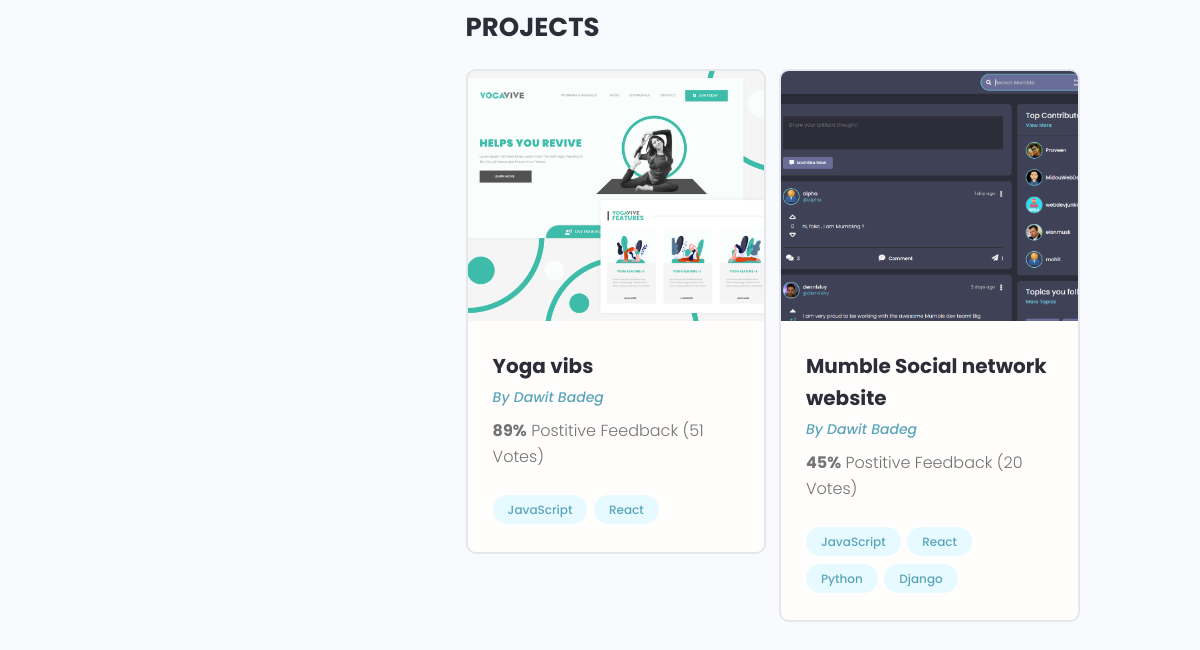
Page /profile/f518b77c-6c80-4a33-914d-52103247a46a/ (lower part) on the earlier database version.
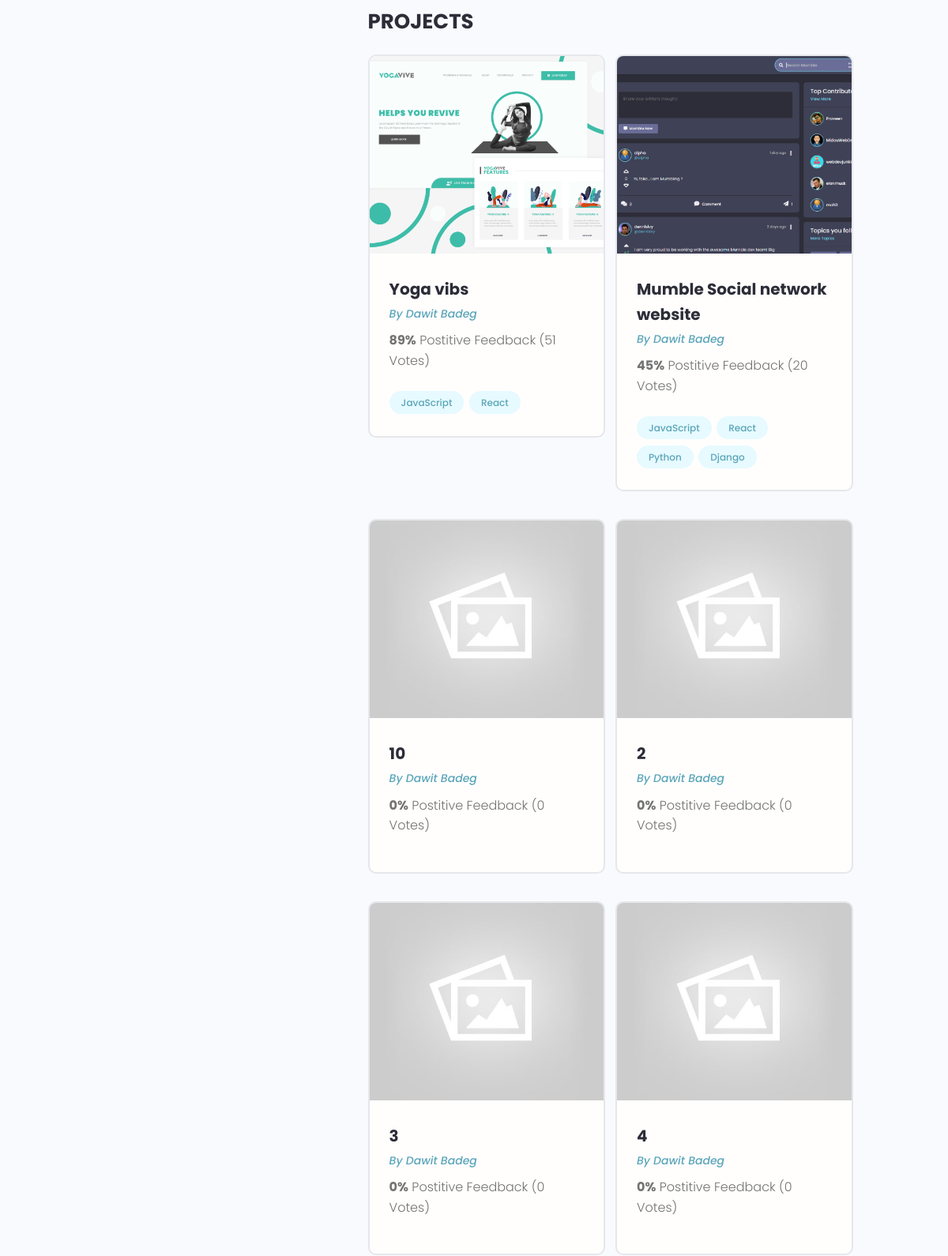
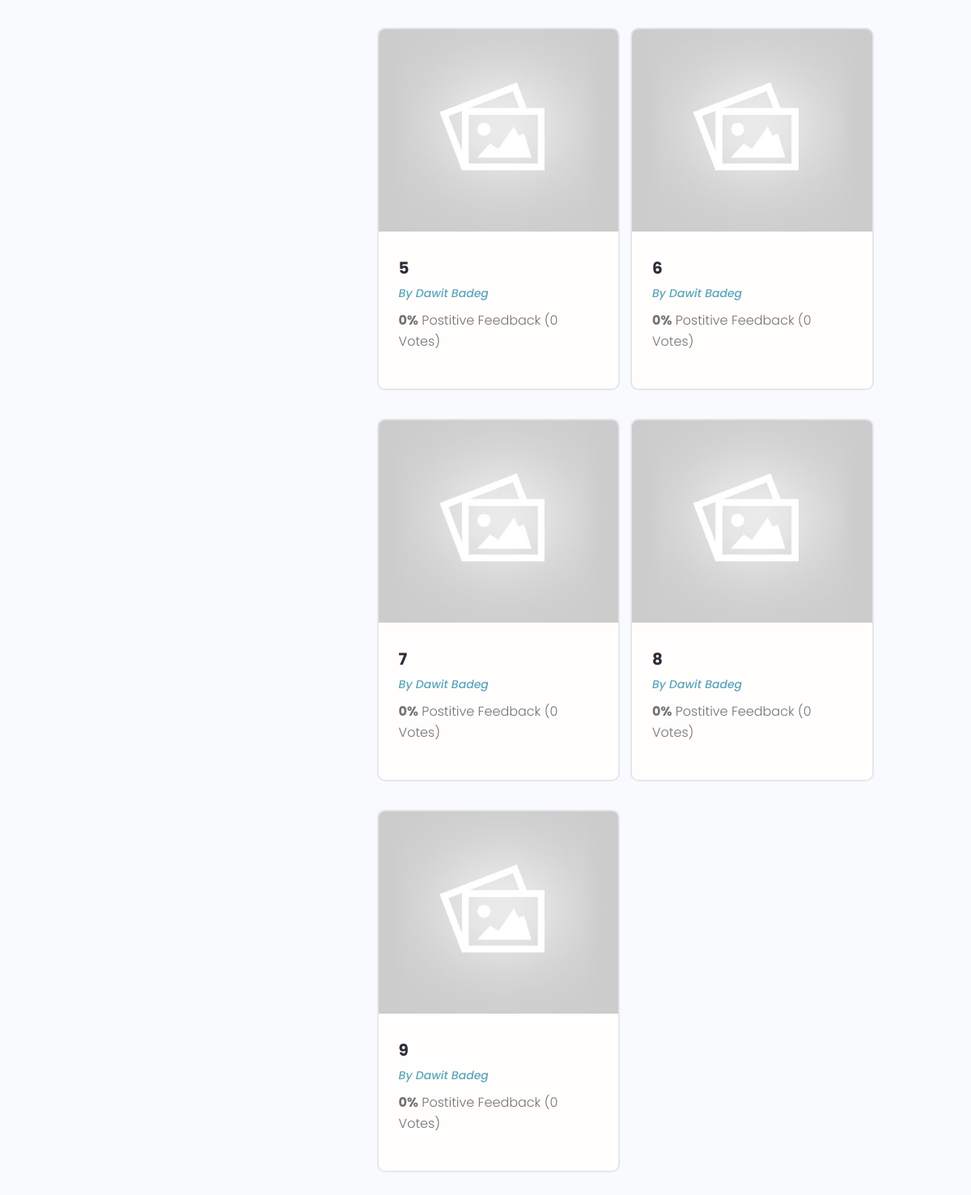
Same page on the later database version (2 pictures, top to bottom).
### projects/models.py (models this page shows, shortened)
class Project(models.Model):
    owner = models.ForeignKey(Profile, null=True, blank=True, on_delete=models.SET_NULL)
    title = models.CharField(max_length=200)
    description = models.TextField(null=True, blank=True)
    featured_image = models.ImageField(null=True, blank=True, default="default.jpg")
    demo_link = models.CharField(max_length=2000, null=True, blank=True)
    source_link = models.CharField(max_length=2000, null=True, blank=True)
    tags = models.ManyToManyField('Tag', blank=True)
    vote_total = models.IntegerField(default=0, null=True, blank=True)
    vote_ratio = models.IntegerField(default=0, null=True, blank=True)
    created = models.DateTimeField(auto_now_add=True)
    id = models.UUIDField(default=uuid.uuid4, unique=True,
                          primary_key=True, editable=False)
    class Meta:
        ordering = ['-vote_ratio', '-vote_total', 'title']

class Tag(models.Model):
    name = models.CharField(max_length=200)
    created = models.DateTimeField(auto_now_add=True)
    id = models.UUIDField(default=uuid.uuid4, unique=True,
                          primary_key=True, editable=False)
    def __str__(self):
        return self.name

### users/models.py (models this page shows, shortened)
class Profile(models.Model):
    user = models.OneToOneField(User, on_delete=models.CASCADE, null=True, blank=True)
    name = models.CharField(max_length=200, blank=True, null=True)
    email = models.EmailField(max_length=500, blank=True, null=True)
    username = models.CharField(max_length=200, blank=True, null=True)
    location = models.CharField(max_length=200, blank=True, null=True)
    short_intro = models.CharField(max_length=200, blank=True, null=True)
    bio = models.TextField(blank=True, null=True)
    profile_image = models.ImageField(null=True, blank=True, upload_to='profiles/', default="profiles/user-default.png")
    social_github = models.CharField(max_length=200, blank=True, null=True)
    social_twitter = models.CharField(max_length=200, blank=True, null=True)
    social_linkedin = models.CharField(max_length=200, blank=True, null=True)
    social_youtube = models.CharField(max_length=200, blank=True, null=True)
    social_website = models.CharField(max_length=200, blank=True, null=True)
    created = models.DateTimeField(auto_now_add=True)
    id = models.UUIDField(default=uuid.uuid4, unique=True,
                          primary_key=True, editable=False)

### users/views.py (the view)
# urls.py: path('profile/<str:pk>/', views.userProfile, name="user-profile"),
def userProfile(request, pk):
    profile = Profile.objects.get(id=pk)
    topSkills = profile.skill_set.exclude(description__exact="")
    otherSkills = profile.skill_set.filter(description="")
    context = {
        'profile':profile,
        'topSkills': topSkills,
        'otherSkills': otherSkills,
    }
    return render(request, 'users/user-profile.html', context)

### users/models.py (called while the page is built)
    def __str__(self):
        return str(self.name)

### users/templates/users/user-profile.html (shortened to what this page needs)
{% extends 'main.html' %}
{% block content %}
 <main class="profile my-md">
    <div class="container">
      <div class="layout">
        <div class="column column--1of3">
        </div>
        <div class="column column--2of3">
          <div class="devInfo">
            <h3 class="devInfo__title">Projects</h3>
            <div class="grid grid--two">
                {% for project in profile.project_set.all %}
              <div class="column">
                <div class="card project">
                  <a href="{% url 'project' project.id %}" class="project">
                    <img class="project__thumbnail" src="{{project.featured_image.url}}" alt="project thumbnail" />
                    <div class="card__body">
                      <h3 class="project__title">{{project.title}}</h3>
                      <p><a class="project__author" href="{% url 'user-profile' project.owner.id %}">By {{project.owner.name}}</a></p>
                      <p class="project--rating">
                        <span style="font-weight: bold;">{{project.vote_ratio}}%</span> Postitive
                        Feedback ({{project.vote_total}} Vote{{project.vote_total|pluralize:"s"}})
                      </p>
                      <div class="project__tags">
                        {% for tag in project.tags.all %}
                        <span class="tag tag--pill tag--main">
                          <small>{{tag}}</small>
                        </span>
                        {% endfor %}
                      </div>
                    </div>
                  </a>
                </div>
              </div>
              {% endfor %}
            </div>
          </div>
        </div>
      </div>
    </div>
  </main>
{% endblock content %}

Differences in the rows shown:
added Project: featured_image (placeholder picture), title "10", owner.name "Dawit Badeg", vote_ratio "0", vote_total "0"
added Project: featured_image (placeholder picture), title "2", owner.name "Dawit Badeg", vote_ratio "0", vote_total "0"
added Project: featured_image (placeholder picture), title "3", owner.name "Dawit Badeg", vote_ratio "0", vote_total "0"
added Project: featured_image (placeholder picture), title "4", owner.name "Dawit Badeg", vote_ratio "0", vote_total "0"
added Project: featured_image (placeholder picture), title "5", owner.name "Dawit Badeg", vote_ratio "0", vote_total "0"
added Project: featured_image (placeholder picture), title "6", owner.name "Dawit Badeg", vote_ratio "0", vote_total "0"
added Project: featured_image (placeholder picture), title "7", owner.name "Dawit Badeg", vote_ratio "0", vote_total "0"
added Project: featured_image (placeholder picture), title "8", owner.name "Dawit Badeg", vote_ratio "0", vote_total "0"
added Project: featured_image (placeholder picture), title "9", owner.name "Dawit Badeg", vote_ratio "0", vote_total "0"
